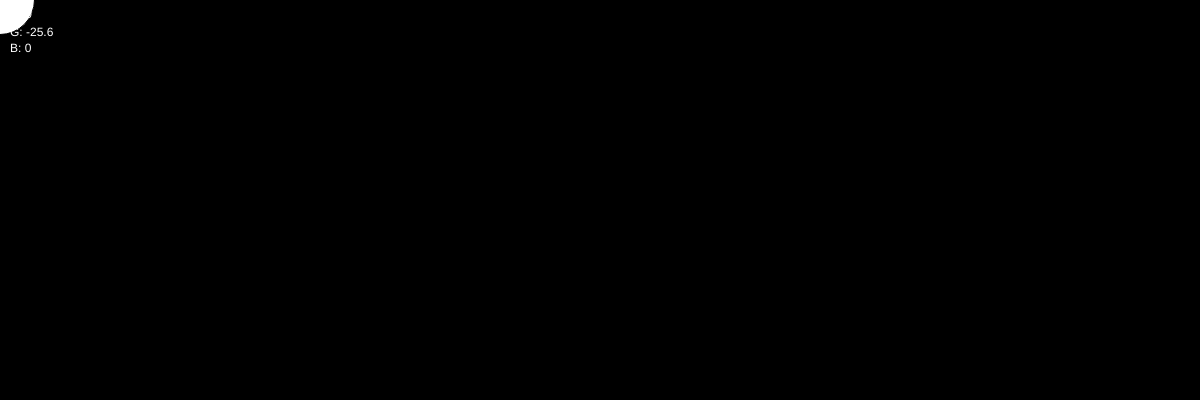
Frame 1 (no input)
Frame 60 (no input): identical to frame 1, image omitted
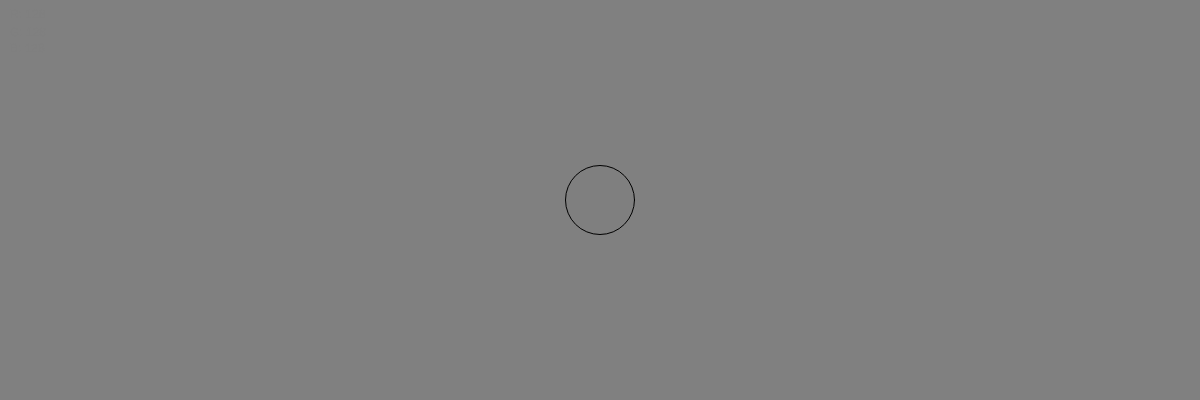
Frame 120 (the mouse pressed at the canvas centre since frame 60)

The p5.js sketch that drew these frames (run headless with seeded random() and noise() and a simulated clock; from frame 60 on, the mouse is pressed at the canvas centre):

// p5.js sketch
// ── sketch.js

var r = 0;
var g = 0;
var b=0;

// INITIALIZE ALL YOUR VARIABLES
// Ideally you would create 3 variables. red blue green or r, g, b


function setup(){
  createCanvas(1200,400);
  frameRate(144);
}


function draw(){
  r = map(mouseX,0,1200,0,256);
  g = map(mouseX,100,1100,0,256);
  b = map(mouseY,0,400,0,256);
  background(r,g,b);
  fill(255-r,255-g,255-b);
  ellipse(mouseX,mouseY,69,69);
  fill(255-r,255-g,255-b);
  text("R: "+r,10,18);
  text("G: "+g,10,36);
  text("B: "+b,10,52);
  //g = map(mouseX,0,width,10,1190);
  //b = map(mouseY,0,height,50,350);
  // change the value of Red based on the mouse movement about the X axis
  // change the value of Green based on the mouse movement about the X axis
  // change the value of Blue based on the mouse movement about the Y axis

  // Use the map() function to do so. 

  // Pass the values to the background() function you have learnt previously.

  // Create an ellipse that will move around with you mouse about the X axis.
  // Remember to fill the canvas with white paint before creating the ellipse.
}
// ── style.css
html, body {
  margin: 0;
  padding: 50px;
}
canvas {
  display: block;
}
